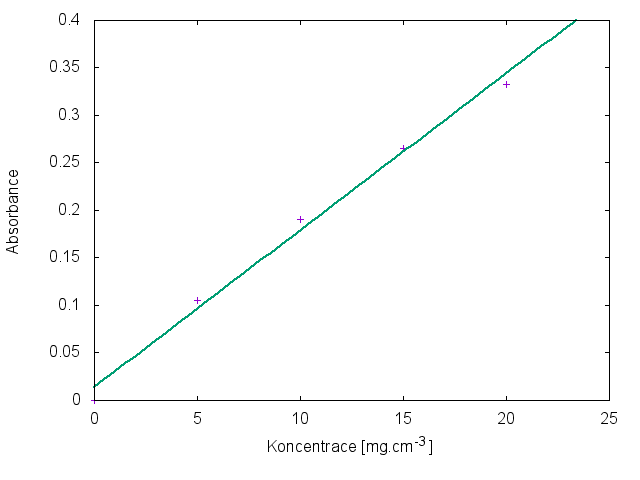

gnuplot code for this plot:
set xrange [0 : 25]
set yrange [0 : 0.4]

set xlabel 'Koncentrace [mg.cm^{-3}]'
set ylabel 'Absorbance'

set terminal png
set output 'kalibracni_krivka.png'

f(x)=m*x + b

fit f(x) 'kalibracni_krivka.data' using 1:2 via m,b

plot 'kalibracni_krivka.data' using 1:2 title '' with points,\
f(x) notitle lw 2